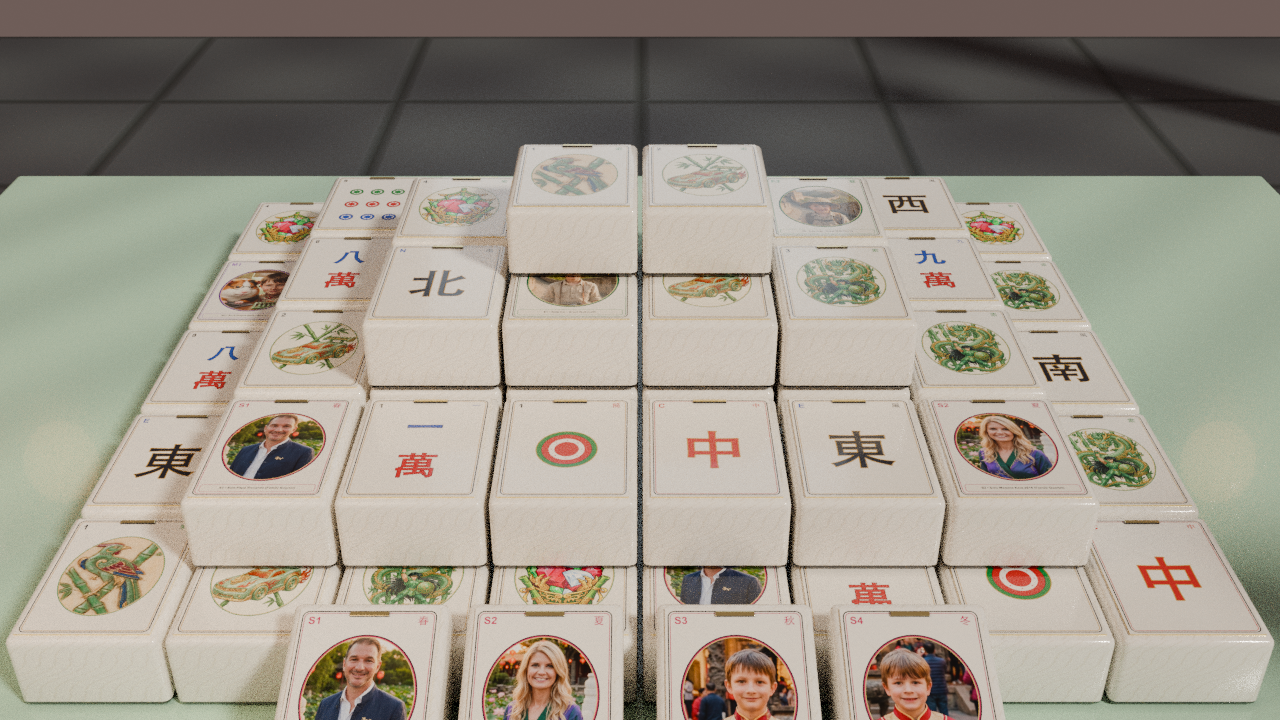
#> input picture renders/cycles/cycles_cam1_hero.png, 1280 x 720 px, found by its file name
$ python build_vetrina_screenshot.py
#> lines starting #> are read from the running program, lines starting #| are printed output that depends on the picture
#!/usr/bin/env python3
"""
Builds the epic composite showcase screenshot for Vetrina & README:
- public/renders/vetrina_hero_showcase.jpg
- /Users/ricc/git/vetrina/assets/screenshots/family-mahjong-3d.jpg
"""
from pathlib import Path
from PIL import Image, ImageDraw, ImageFilter, ImageFont

ROOT = Path(__file__).resolve().parent.parent
VETRINA_SHOT = Path("/Users/ricc/git/vetrina/assets/screenshots/family-mahjong-3d.jpg")
LOCAL_SHOT = ROOT / "public/renders/vetrina_hero_showcase.jpg"


def load_font(size: int, bold: bool = True):
    candidates = [
        "/System/Library/Fonts/Supplemental/Arial Bold.ttf" if bold else "/System/Library/Fonts/Supplemental/Arial.ttf",
        "/System/Library/Fonts/Helvetica.ttc",
        "/System/Library/Fonts/STHeiti Medium.ttc",
    ]
    for c in candidates:
        if Path(c).exists():
            try:
                return ImageFont.truetype(c, size=size)
            except Exception:
                pass
    return ImageFont.load_default()


def add_rounded_card(base: Image.Image, img: Image.Image, box: tuple[int, int, int, int], radius: int = 18, border_color=(245, 212, 112, 235), border_w: int = 3):
    x1, y1, x2, y2 = box
    w, h = x2 - x1, y2 - y1
    resized = img.convert("RGBA").resize((w, h), Image.Resampling.LANCZOS)

    mask = Image.new("L", (w, h), 0)
    mdraw = ImageDraw.Draw(mask)
    mdraw.rounded_rectangle((0, 0, w - 1, h - 1), radius=radius, fill=255)

    # Drop shadow
    shadow = Image.new("RGBA", (w + 36, h + 36), (0, 0, 0, 0))
    sdraw = ImageDraw.Draw(shadow)
    sdraw.rounded_rectangle((18, 22, 18 + w, 22 + h), radius=radius, fill=(0, 0, 0, 185))
    shadow = shadow.filter(ImageFilter.GaussianBlur(10))
    base.alpha_composite(shadow, (x1 - 18, y1 - 18))

    card = Image.new("RGBA", (w, h), (0, 0, 0, 0))
    card.paste(resized, (0, 0), mask)
    cdraw = ImageDraw.Draw(card)
    cdraw.rounded_rectangle((1, 1, w - 2, h - 2), radius=radius, outline=border_color, width=border_w)
    base.alpha_composite(card, (x1, y1))


def main():
    W, H = 1600, 1000
    canvas = Image.new("RGBA", (W, H), (14, 10, 18, 255))

    # 1. Background: Cycles Cam 1 Hero 3D Temple Board
    bg_path = ROOT / "public/renders/cycles/cycles_cam1_hero.png"
    bg = Image.open(bg_path).convert("RGBA").resize((W, H), Image.Resampling.LANCZOS)
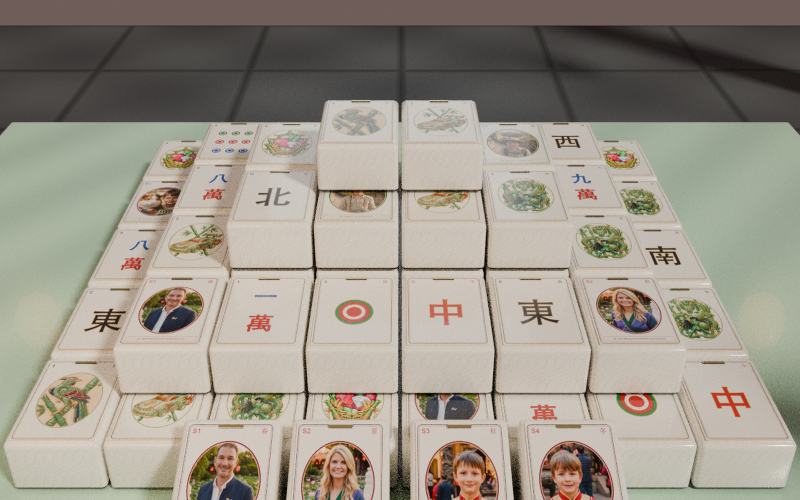
#> bg: PIL image 1600x1000 RGBA (shown at 1/2 size); mean R, G, B, A 154.1, 147.3, 135.6, 255
    canvas.alpha_composite(bg, (0, 0))

    # Top and bottom dark luxury gradients so header and family tile dock pop with 100% clarity
    grad = Image.new("RGBA", (W, H), (0, 0, 0, 0))
#> grad: PIL image 1600x1000 RGBA; every value is 0
    gdraw = ImageDraw.Draw(grad)
    for y in range(180):
        alpha = int(225 * (1.0 - y / 180.0) ** 1.4)
        gdraw.line([(0, y), (W, y)], fill=(12, 9, 16, alpha))
    for y in range(H - 310, H):
        u = (y - (H - 310)) / 310.0
        alpha = int(242 * (u ** 1.25))
        gdraw.line([(0, y), (W, y)], fill=(12, 9, 16, alpha))
    canvas.alpha_composite(grad, (0, 0))
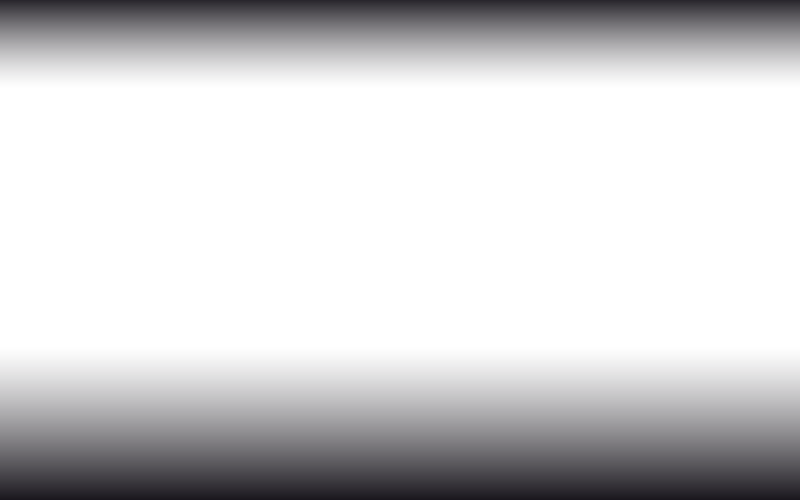
#> grad: PIL image 1600x1000 RGBA (shown at 1/2 size); mean R, G, B, A 5.9, 4.4, 7.8, 50; transparent parts drawn white

    # 2. Left Inset Card: 3D Incandescent-Pen Carved Intaglio Macro (4 Circles, Ornate 3D Red Dragon, 8 Wan)
    cam5 = Image.open(ROOT / "public/renders/cycles/cycles_cam5_carved_intaglio.png").convert("RGBA")
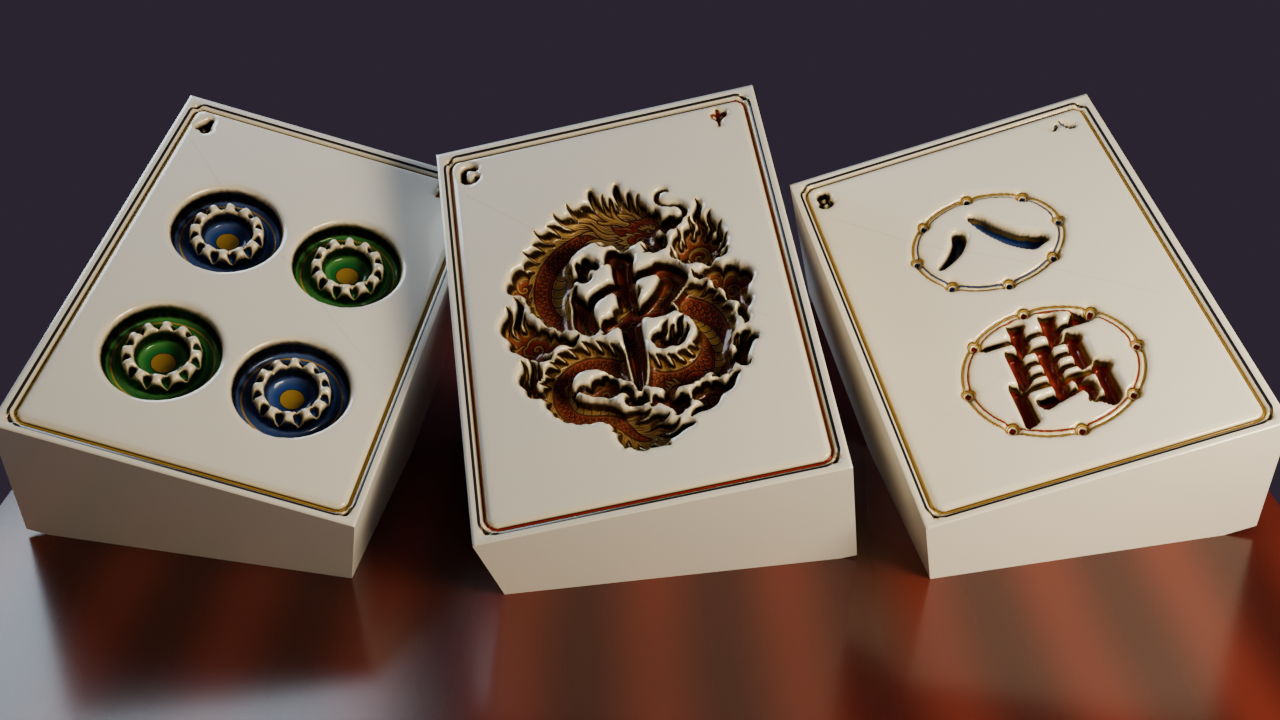
#> input picture renders/cycles/cycles_cam5_carved_intaglio.png, 1280 x 720 px, found by its file name
#> cam5 is the input picture: PIL image 1280x720 RGBA; mean R, G, B, A 110.7, 95.7, 88.3, 255
    add_rounded_card(canvas, cam5, (38, 148, 638, 486), radius=20, border_color=(255, 208, 96, 245), border_w=4)
#> in add_rounded_card, `mask = Image.new("L", (w, h), 0)`: mask: PIL image 600x338 L; every value is 0
#> in add_rounded_card, `shadow = Image.new("RGBA", (w + 36, h + 36), (0, 0, 0, 0))`: shadow: PIL image 636x374 RGBA; every value is 0
#> in add_rounded_card, `shadow = shadow.filter(ImageFilter.GaussianBlur(10))`:
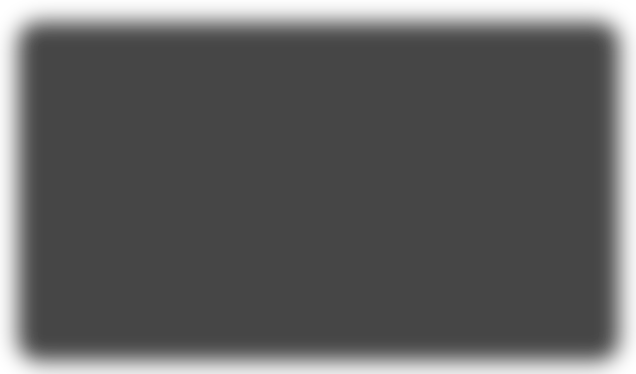
#> shadow: PIL image 636x374 RGBA; mean R, G, B, A 0, 0, 0, 158; transparent parts drawn white
#> in add_rounded_card, `card = Image.new("RGBA", (w, h), (0, 0, 0, 0))`: card: PIL image 600x338 RGBA; every value is 0

    draw = ImageDraw.Draw(canvas)
    f_tag = load_font(18, bold=True)
    draw.rounded_rectangle((54, 162, 540, 198), radius=10, fill=(18, 12, 22, 225), outline=(245, 212, 112, 215), width=2)
    draw.text((68, 170), "3D CARVED INTAGLIO: 4 DOTS • RED DRAGON • 8 WAN", font=f_tag, fill=(255, 224, 130, 255))

    # 3. Right Hero Transparent Effect: Frame 2 Dragon Emerge (Riccardino's favorite!) bursting over the 3D Temple Board!
    glow = Image.new("RGBA", (620, 620), (0, 0, 0, 0))
#> glow: PIL image 620x620 RGBA; every value is 0
    g2 = ImageDraw.Draw(glow)
    g2.ellipse((70, 70, 550, 550), fill=(255, 168, 36, 95))
    g2.ellipse((140, 140, 480, 480), fill=(235, 52, 24, 115))
    glow = glow.filter(ImageFilter.GaussianBlur(42))
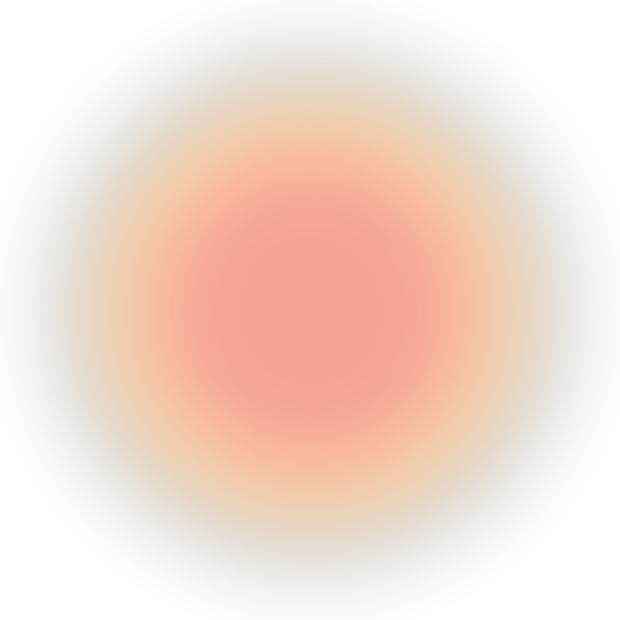
#> glow: PIL image 620x620 RGBA; mean R, G, B, A 115.5, 51.7, 14.1, 49.6; transparent parts drawn white
    canvas.alpha_composite(glow, (945, 78))

    dragon_emerge = Image.open(ROOT / "public/fx/powerup_frame2_dragon_emerge_rgba.png").convert("RGBA")
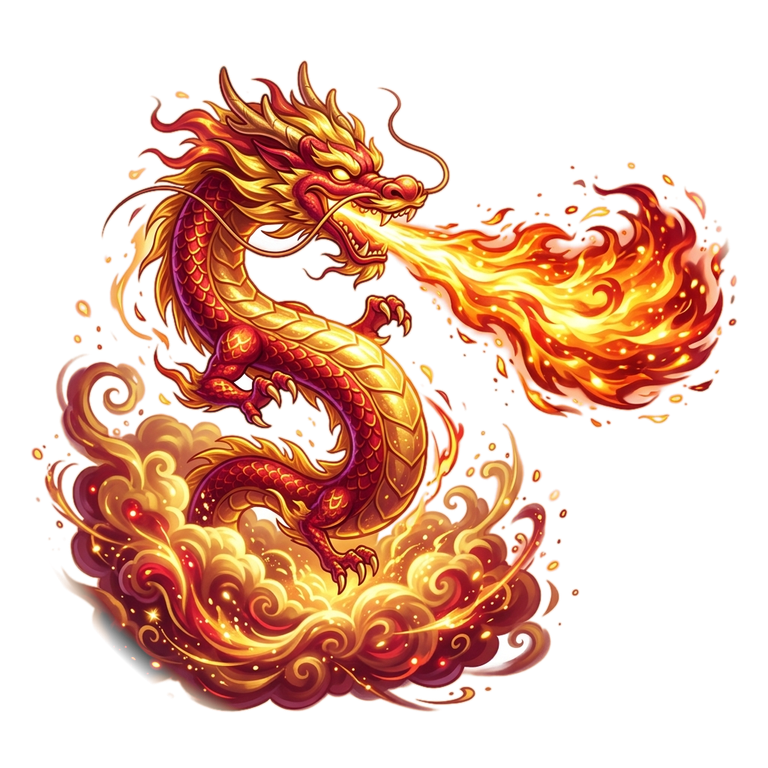
#> input picture fx/powerup_frame2_dragon_emerge_rgba.png, 768 x 768 px, found by its file name
#> dragon_emerge is the input picture: PIL image 768x768 RGBA; mean R, G, B, A 82.9, 41.4, 21.7, 97.6
    dragon_resized = dragon_emerge.resize((540, 540), Image.Resampling.LANCZOS)
    canvas.alpha_composite(dragon_resized, (990, 108))
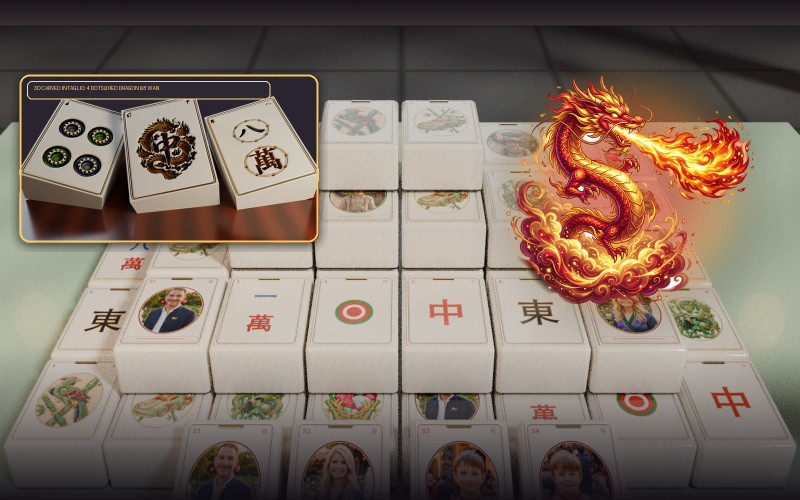
#> canvas: PIL image 1600x1000 RGBA (shown at 1/2 size); mean R, G, B, A 126.7, 111.5, 100.4, 254.7; transparent parts drawn white

    # Pill banner under the emerging dragon
    draw = ImageDraw.Draw(canvas)
    draw.rounded_rectangle((1005, 608, 1545, 654), radius=22, fill=(22, 12, 16, 232), outline=(255, 205, 88, 245), width=3)
    draw.text((1028, 620), "BIRIBIP POWER-UP! • Transparent 2D-over-3D FX", font=f_tag, fill=(255, 232, 150, 255))

    # 4. Top Header Bar
    f_title = load_font(42, bold=True)
    f_sub = load_font(22, bold=True)
    draw.text((42, 28), "CARLESSO FAMILY 3D MAHJONG SOLITAIRE", font=f_title, fill=(248, 218, 120, 255))
    draw.text(
        (44, 84),
        "Imperial Marble & Obsidian 3D Tiles • Blender 5.0.1 Cycles • Three.js • Family Quartets & Diptyques",
        font=f_sub,
        fill=(235, 228, 215, 245),
    )

    # Top-right live badge
    draw.rounded_rectangle((1248, 28, 1562, 82), radius=14, fill=(185, 32, 32, 240), outline=(255, 215, 100, 255), width=3)
    draw.text((1272, 43), "50 CUSTOM 3D TILES", font=load_font(24, bold=True), fill=(255, 245, 210, 255))

    # 5. Bottom Dock: 9 Signature Tiles (Papà S1 Winner, Mamma S2, Ale S3, Sebi S4, Ale+Ghigna M1, Sebi+Pupurabbu M2, Pandas H1+H2, Red Dragon)
    showcase_tiles = [
        ("coupled_A1_top3.png", "S1 • Papà Riccardo"),
        ("coupled_A2.png", "S2 • Mamma Kate"),
        ("coupled_B1.png", "S3 • Solo Ale"),
        ("coupled_B2.png", "S4 • Solo Sebi"),
        ("coupled_C1.png", "M1 • Ale & Ghigna"),
        ("coupled_C2.png", "M2 • Sebi & Pupurabbu"),
        ("coupled_H1.png", "H1 • Panda Ale (Sx)"),
        ("coupled_H2.png", "H2 • Panda Sebi (Dx)"),
        ("dragon_red.png", "C • 3D Red Dragon"),
    ]

    tile_w, tile_h = 148, 198
    gap = 22
    total_w = len(showcase_tiles) * tile_w + (len(showcase_tiles) - 1) * gap
    start_x = (W - total_w) // 2
    y_top = 735
    f_lbl = load_font(15, bold=True)

    for idx, (fname, label) in enumerate(showcase_tiles):
        tx = start_x + idx * (tile_w + gap)
#> (the run stopped early here; a loop or call above may not have finished)
